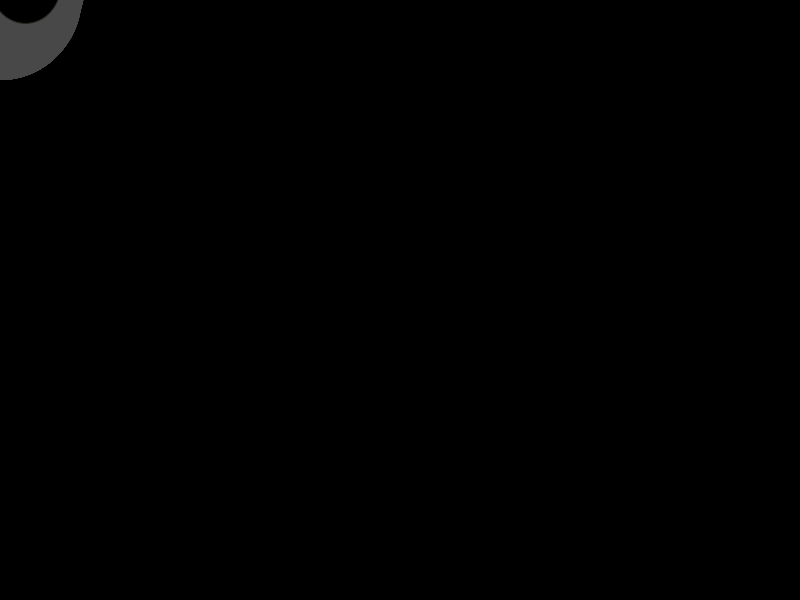
Frame 1 (no input)
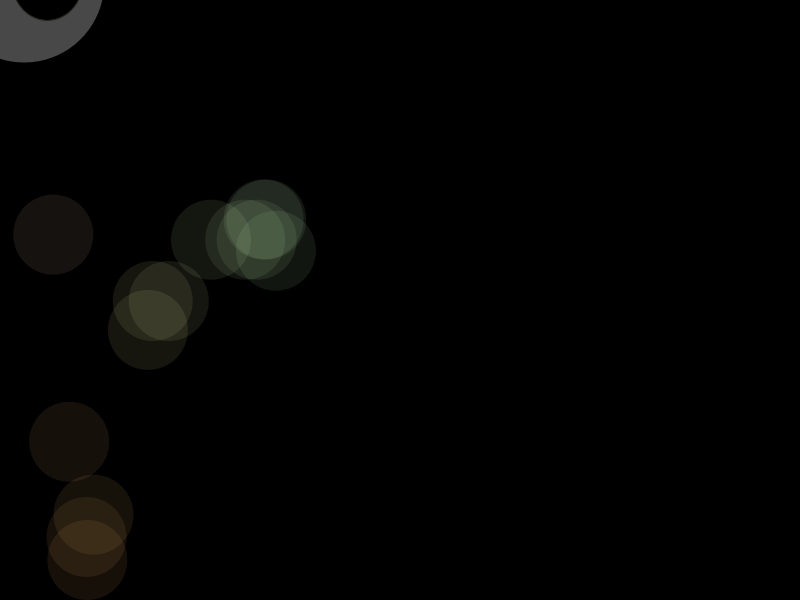
Frame 60 (the mouse pressed at the canvas centre just before this capture)
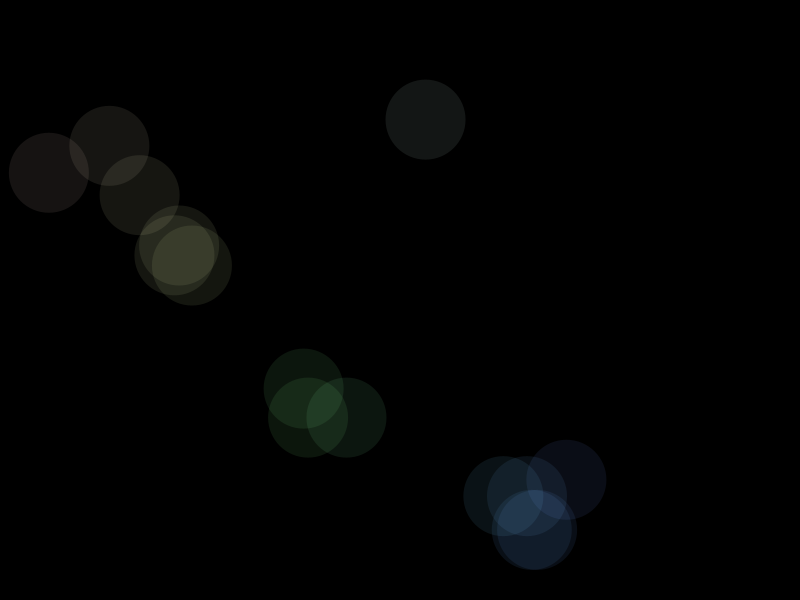
Frame 120 (the mouse held since frame 60 and released just before this capture)

The Processing sketch that drew these frames (run headless with seeded random() and noise(); from frame 60 on, the mouse is pressed at the canvas centre):

// Processing sketch: PhysicsFunction
// ── PhysicsFunction.pde
//declare variables
int count = 30;
float[] x = new float[count];
float[] y = new float[count];
float[] velX = new float[count];
float[] velY = new float[count];
float[] diam = new float[count];
float[] gravity = new float[count];

void setup() {
  //set size of canvas
  size(800, 600);
  drawSomeBalls();
  //initialize variables
  for (int i=0; i < count; i++) {
    x[i] = 0;
    y[i] = 0;
    diam[i] = 80;
    velX[i] = random(-5, 5);
    velY[i] = random(-5, 5);
    gravity[i] = .5;
    i++;
  }
}

void draw() {
  //draw background to cover previous frame
  background(0);
    drawSomeBalls();
    if (keyPressed) {
      setup();
    }
}


void drawSomeBalls() {
  for (int i=0; i < count; i++) { 
    noStroke();
    fill(x[i], y[i], 900, 80);
    colorMode(HSB, 900);
    ellipse(x[i], y[i], diam[i], diam[i]);

    //add velocity to position

    velY[i] += gravity[i];
    velY[i] *= 0.99;

    x[i] += velX[i];
    y[i] += velY[i];

    //bounce ball if it hits walls
    if (x[i] + diam[i]/2 >= width) {
      velX[i] = -abs(velX[i]);    //if the ball hits the right wall, assign x velocity the negative version of itself
    } else if (x[i] - diam[i]/2 <= 0) {
      velX[i] = abs(velX[i]);     //if the ball hits the left wall, assign x velocity the positive version of itself
    }
    if (y[i] + diam[i]/2 >= height) {
      velY[i] = -abs(velY[i]);
      y[i] = height - diam[i]/2;
    } else if (y[i] - diam[i]/2 <= 0) {
      velY[i] = abs(velY[i]);
    }
    if (y[i] == height - diam[i]/2) {
      velY[i] = -abs(velY[i]);
    }
    if (dist(x[i], y[i], mouseX, mouseY) <= diam[i]/2) {
      drawADuck ();
    }
  }
}

void drawADuck() {
  for (int i=0; i < count; i++) {
    if (dist(x[i], y[i], mouseX, mouseY) <= diam[i]/2) {
      fill(255);
      ellipse(x[i], y[i], 2*diam[i], 2*diam[i]);
      translate (-27, -20);
      fill(235, 235, 0);
      stroke(240, 230, 140);
      ellipse(x[i], y[i], 50, 50);

      fill(235, 235, 0);
      stroke(240, 230, 140);
      arc(x[i]+50, y[i]+20, 70, 75, 0, PI);

      fill(235, 235, 0);
      stroke(0, 0, 0);
      arc(x[i]+50, y[i]+35, 25, 20, 0, PI);

      noStroke();
      fill(255, 162, 0);
      triangle(x[i]-20, y[i]+15, x[i]-35, y[i]+10, x[i]-25, y[i]);

      fill(235, 235, 0);
      stroke(240, 230, 140);
      ellipse(x[i], y[i], 50, 50);

      fill(0, 0, 0);
      noStroke();
      ellipse(x[i]-7, y[i]-3, 5, 5);
      velY[i]=-15;
      resetMatrix();
    }
  }
}
